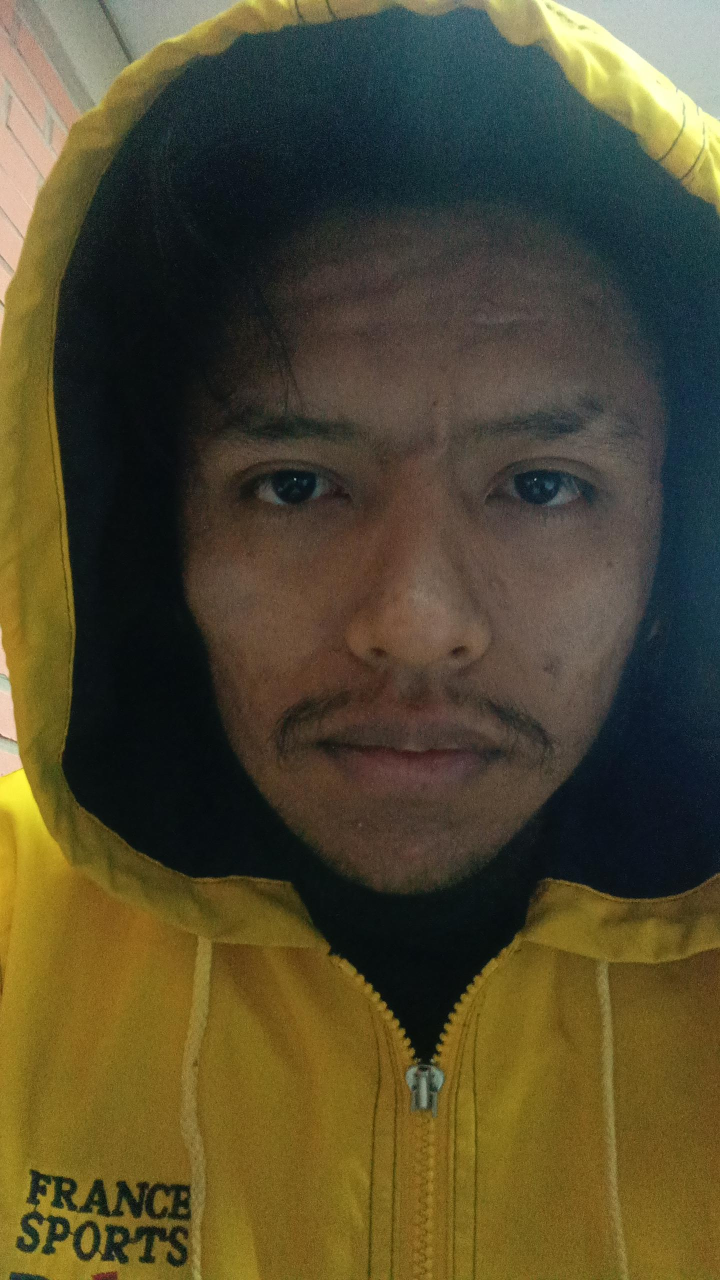
#> input picture rostro_J.png, 1440 x 2560 px (shown at 1/2 size)
$ jupyter execute --allow-errors P.Lab.ipynb
#> lines starting #> are read from the running program, lines starting #| are printed output that depends on the picture; after the words box and inside, x2 and y2 are one past the last pixel; in counts of white or black regions, pixels touching at a corner belong together
[cell 1]
import cv2
import numpy as np
import matplotlib.pylab as plt

imagen = cv2.imread('colores.jpg')
#> (the rest of this cell did not finish here and is left out)

[cell 2]
import cv2
import numpy as np
import matplotlib.pyplot as plt

img = cv2.imread('rostro_J.png')
#> img is the input picture: shape (2560, 1440, 3); mean B, G, R 47.3, 74, 81.8
gray = cv2.cvtColor(img, cv2.COLOR_BGR2GRAY)

_, umbra = cv2.threshold(gray, 120, 255, cv2.THRESH_BINARY)
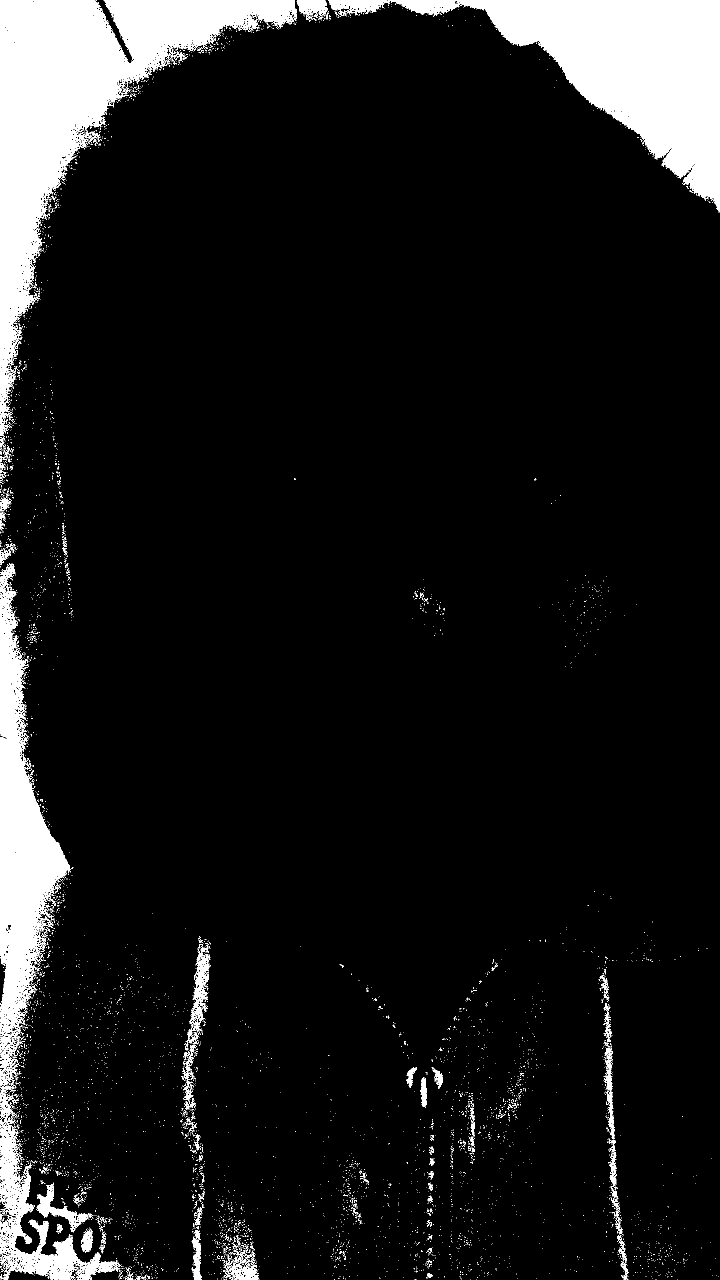
#> umbra: shape (2560, 1440) (shown at 1/2 size); 9.3% white; 5409 white regions (5268 under 20 px), largest, box (x1, y1, x2, y2) and area: (0, 0, 594, 895) 127078, (656, 0, 1440, 425) 107777, (0, 1127, 141, 2172) 56422

cambio_color = cv2.bitwise_not(img)

kernel_propio = np.array([[0, 1, 0],
                          [1, 0, 1],
                          [0, 1, 0]])

convol_prop = cv2.filter2D(img, -1, kernel_propio)

kernel_Sharpen = np.array([[-2, -1, 0],
                            [-1, 1, 1],
                            [0, 1, 2]])
convol_predef = cv2.filter2D(img, -1, kernel_Sharpen)

eye_left_roi = img[850:1050,920:1250,:]
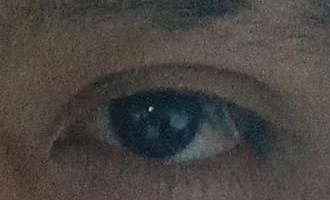
#> eye_left_roi: shape (200, 330, 3); mean B, G, R 65, 68.7, 72.5
eye_left_gray = cv2.cvtColor(eye_left_roi, cv2.COLOR_BGR2GRAY)
eye_left_blur = cv2.GaussianBlur(eye_left_gray, (5, 5), 0)
edges = cv2.Canny(eye_left_blur, 25, 70)
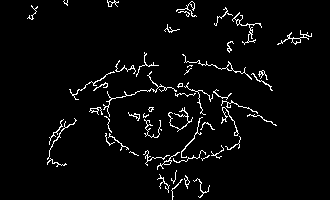
#> edges: shape (200, 330); 3.7% white in thin lines or dots, all inside (x1, y1, x2, y2) = (27, 0, 312, 200)

def blur_2(imagen, mask, blur):
    fonde = cv2.GaussianBlur(imagen, (51, 51), 0)
    fin = np.where(mask[:,:,None]>0, imagen, fonde)
    return fin

_, mascara = cv2.threshold(gray, 100, 125, cv2.THRESH_BINARY_INV)
#> mascara: shape (2560, 1440); values 0 (black) and 125 (white), 77.6% white; 15290 black regions (14539 under 20 px), largest, box (x1, y1, x2, y2) and area: (0, 0, 665, 2560) 416660, (655, 0, 1440, 432) 113183, (801, 1915, 1113, 2560) 66371
mascara = cv2.bitwise_not(mascara)
mascara = cv2.GaussianBlur(mascara, (21, 21), 0)
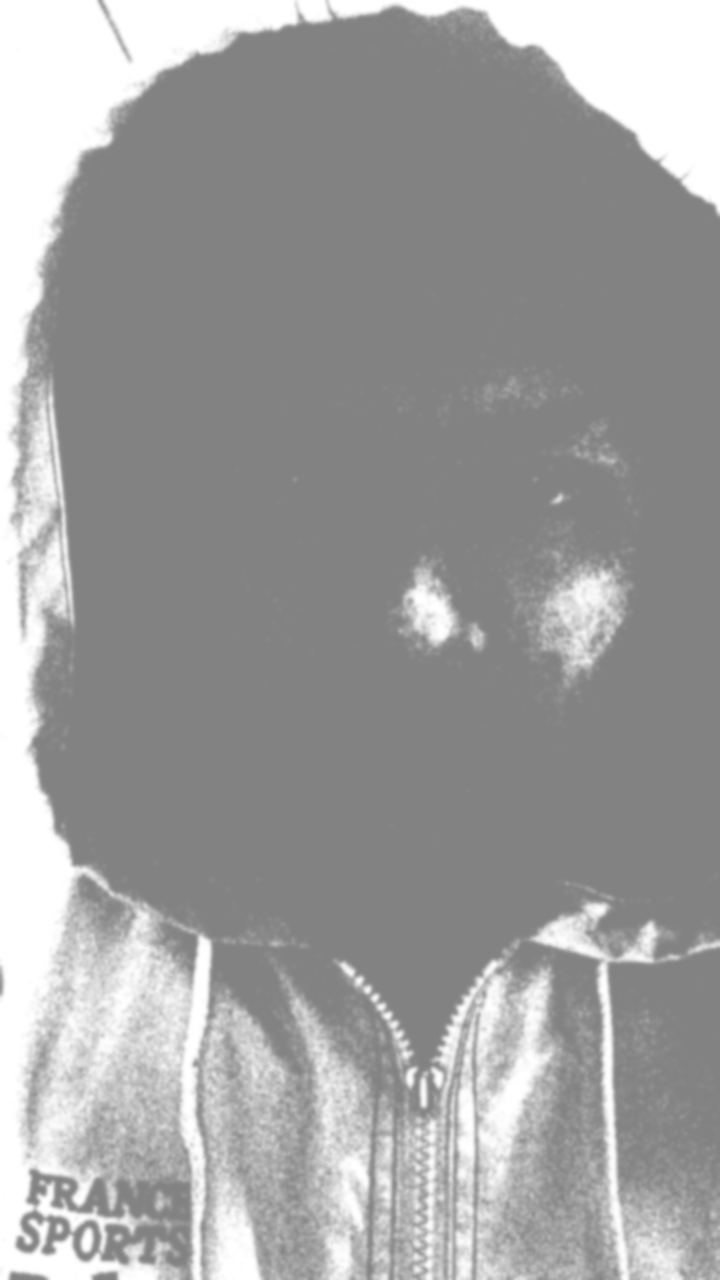
#> mascara: shape (2560, 1440) (shown at 1/2 size); min 130, max 255, mean 158
blur = 25
resultado = blur_2(img, mascara, blur)

edges1 = cv2.Canny(gray, 50, 150)
#> edges1: shape (2560, 1440); 5.8% white in thin lines or dots

_, bin = cv2.threshold(gray, 127, 255, cv2.THRESH_BINARY_INV)
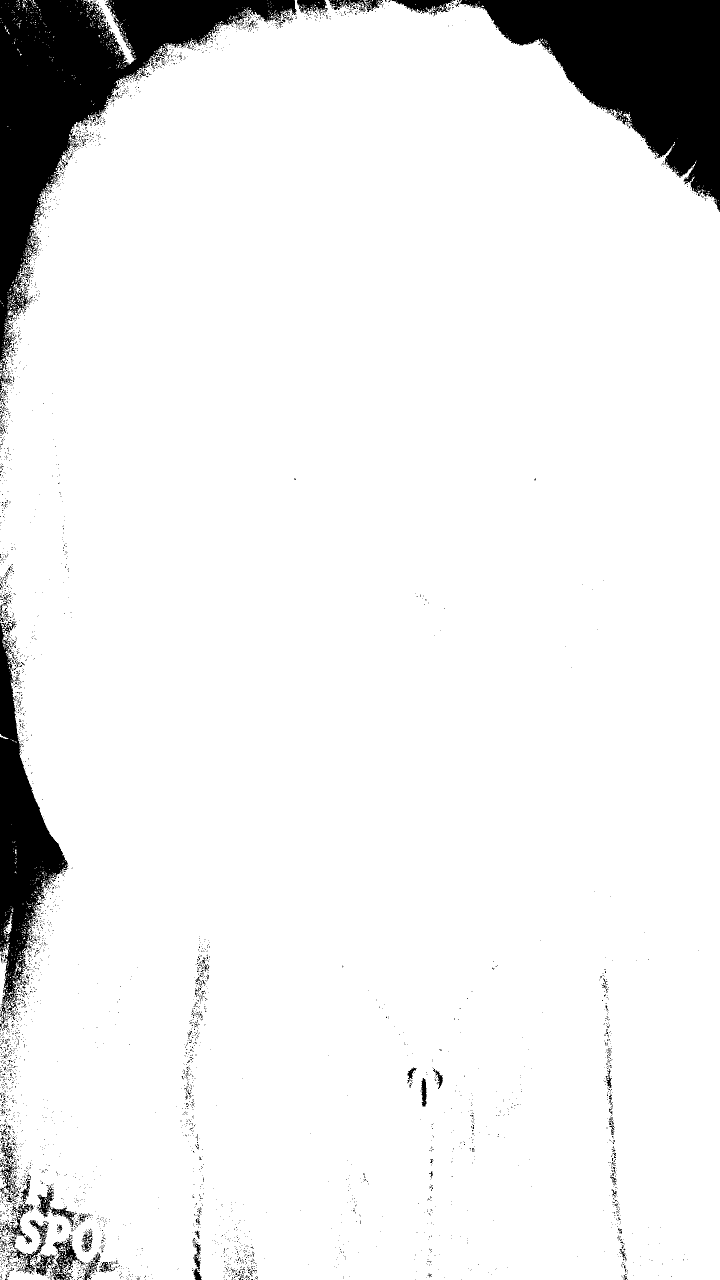
#> bin: shape (2560, 1440) (shown at 1/2 size); 92.3% white; 4053 black regions (3908 under 20 px)

contorno, jerarquia = cv2.findContours(bin, cv2.RETR_EXTERNAL, cv2.CHAIN_APPROX_SIMPLE)
#> contorno = 975 contours, 963 with area under 20; largest, box (x1, y1, x2, y2) and area: (0, 0, 1440, 2560) 3413468, (175, 0, 273, 129) 2367, (6, 1826, 25, 1868) 220, (117, 2493, 133, 2509) 89, (1246, 226, 1263, 243) 72; jerarquia = 975 rows, first 6: [1, -1, -1, -1], [2, 0, -1, -1], [3, 1, -1, -1], [4, 2, -1, -1], [5, 3, -1, -1], [6, 4, -1, -1]

perimitros = []
areas = []
img_copy = img.copy()

contours, _ = cv2.findContours(umbra, cv2.RETR_EXTERNAL, cv2.CHAIN_APPROX_SIMPLE)
#> contours = 5405 contours, 5324 with area under 20; largest, box (x1, y1, x2, y2) and area: (0, 0, 594, 895) 127566, (656, 0, 1440, 425) 106853, (0, 1127, 141, 2172) 57851, (0, 2160, 237, 2560) 19822, (379, 1889, 421, 2065) 2493
analyzed = img.copy()

for cnt in contours:
    area = cv2.contourArea(cnt)
    perimeter = cv2.arcLength(cnt, True)
    M = cv2.moments(cnt)
    if M['m00'] != 0:
        cx = int(M['m10'] / M['m00'])
        cy = int(M['m01'] / M['m00'])
    else:
        cx, cy = 0, 0

    x, y, w, h = cv2.boundingRect(cnt)
    cv2.rectangle(analyzed, (x, y), (x + w, y + h), (255, 0, 255), 2)  # Rosa
    cv2.circle(analyzed, (cx, cy), 5, (0, 255, 0), -1)
#> this loop made 5405 passes
#> (area, perimeter, cx, cy) on pass 65: (21.5, 41.56, 276, 2556)
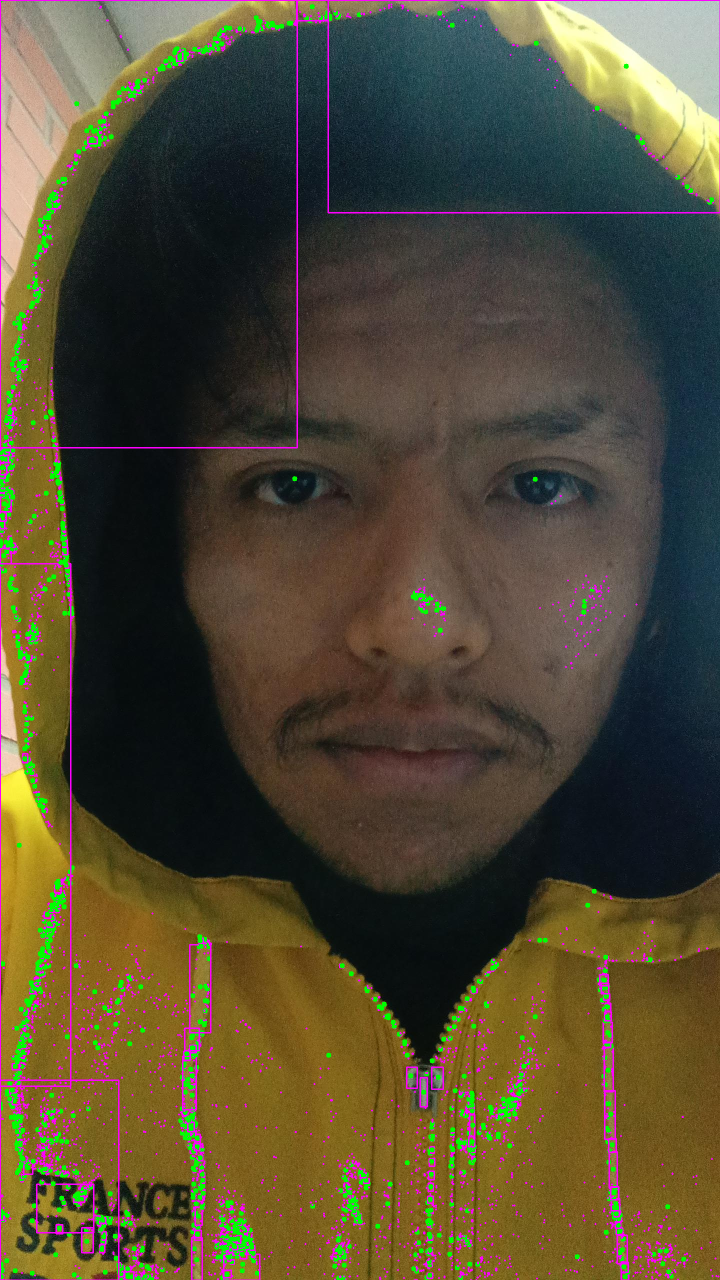
#> analyzed: shape (2560, 1440, 3) (shown at 1/2 size); 4.4% of pixels changed, all inside (x1, y1, x2, y2) = (0, 0, 1440, 2560)

plt.figure(figsize=(15, 12))

plt.subplot(4, 3, 1)
plt.imshow(cv2.cvtColor(img, cv2.COLOR_BGR2RGB))
plt.title('Imagen Original')
plt.axis('off')

plt.subplot(4, 3, 2)
plt.imshow(cv2.cvtColor(umbra, cv2.COLOR_BGR2RGB))
plt.title('Umbralizado')
plt.axis('off')

plt.subplot(4, 3, 3)
plt.imshow(cv2.cvtColor(cambio_color, cv2.COLOR_BGR2RGB))
plt.title('Cambio de Color')
plt.axis('off')

plt.subplot(4, 3, 4)
plt.imshow(cv2.cvtColor(convol_prop, cv2.COLOR_BGR2RGB))
plt.title('Convolución con Kernel Propio')
plt.axis('off')

plt.subplot(4, 3, 5)
plt.imshow(cv2.cvtColor(convol_predef, cv2.COLOR_BGR2RGB))
plt.title('Convolución con Kernel Predefinido')
plt.axis('off')

plt.subplot(4, 3, 6)
plt.imshow(edges, cmap='gray')
plt.title('Ojo Izquierdo con Canny')
plt.axis('off')

plt.subplot(4, 3, 7)
plt.imshow(cv2.cvtColor(resultado, cv2.COLOR_BGR2RGB))
plt.title('Filtro de Neblina')
plt.axis('off')

plt.subplot(4, 3, 8)
plt.imshow(edges1, cmap='gray')
plt.title('Bordes con Canny')
plt.axis('off')

plt.subplot(4, 3, 9)
plt.imshow(cv2.cvtColor(analyzed, cv2.COLOR_BGR2RGB))
plt.title('Contorno y Centroide')
plt.axis('off')

plt.show()
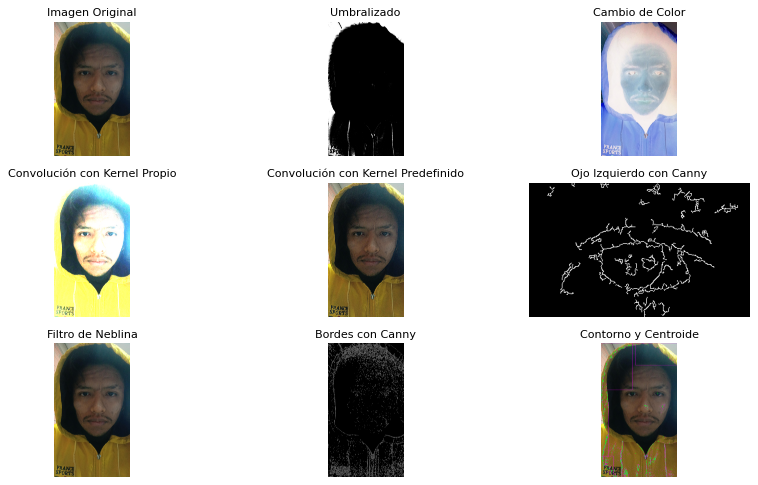
#> figure drawn by matplotlib, 9 panels
